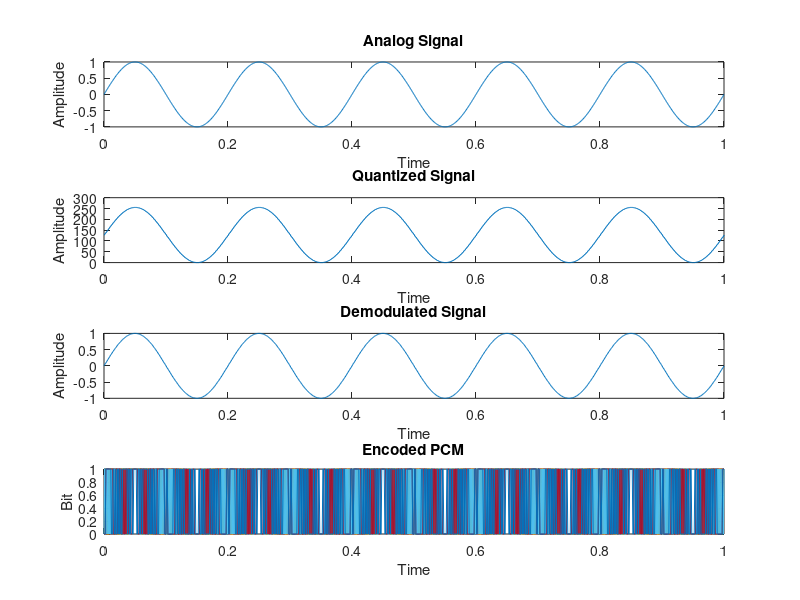

MATLAB code for this plot:
% Define the analog signal
t = 0:0.001:1; % Time vector from 0 to 1 second
Analog_Signal = sin(2*pi*5*t); % Example analog signal (sine wave)
% PCM parameters
bit_depth = 8; % Number of bits for quantization
quantization_levels = 2^bit_depth; % Total quantization levels
% Quantization
Quantized_Signal = round((Analog_Signal + 1) * (quantization_levels - 1) / 2);
% Demodulation
Demodulated_Signal = (2 * Quantized_Signal) / (quantization_levels - 1) - 1;
% Encoding PCM
Encoded_PCM = de2bi(Quantized_Signal, bit_depth, 'left-msb');
% Plotting
subplot(4,1,1);
plot(t, Analog_Signal);
title('Analog Signal');
xlabel('Time');
ylabel('Amplitude');
subplot(4,1,2);
stairs(t, Quantized_Signal);
title('Quantized Signal');
xlabel('Time');
ylabel('Amplitude');
subplot(4,1,3);
plot(t, Demodulated_Signal);
title('Demodulated Signal');
xlabel('Time');
ylabel('Amplitude');
subplot(4,1,4);
plot(t, Encoded_PCM);
title('Encoded PCM');
xlabel('Time');
ylabel('Bit');